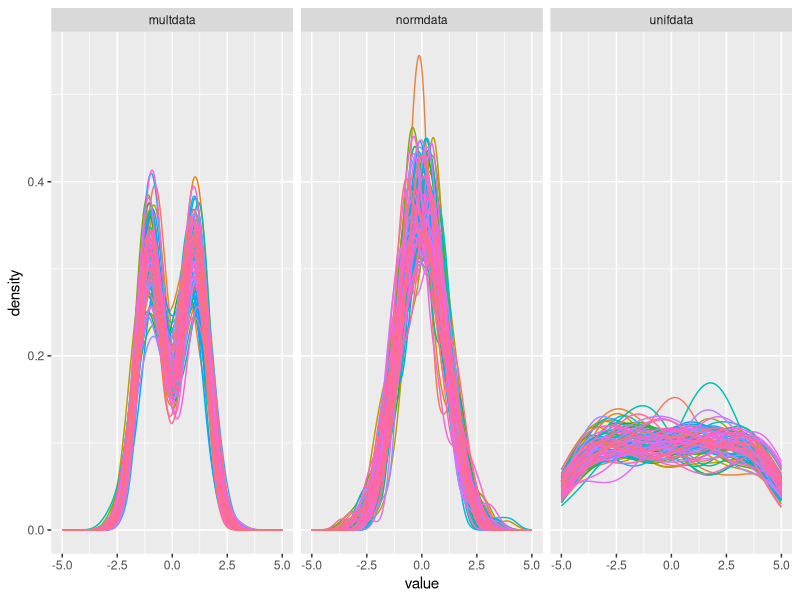
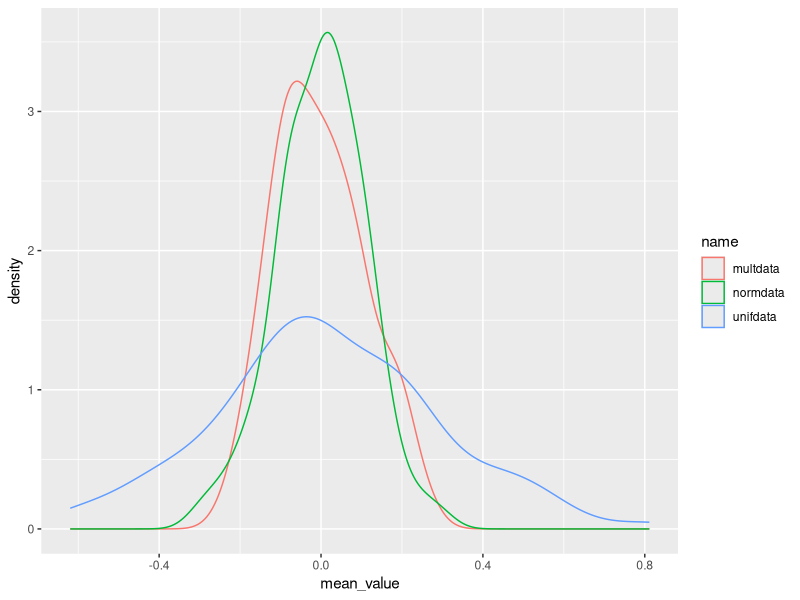

Write the R code that produced these figures, in order.
## ---- chunk 1

knitr::opts_chunk$set(echo = TRUE, warning = FALSE)
# could instead be set to (for example): 
# knitr::opts_chunk$set(echo = FALSE, error=FALSE, warning=FALSE)
# which will suppress the code and all errors or warnings.

# Don't put anything you want included in the output file here (the include option set to false)

# We can indicate which libraries we wish to use here, which makes running code in place (without knitting) a bit more convenient.
library(tidyverse)
# For the few times we add other libraries, e.g. car, it is generally a good idea to add them here.
## ---- chunk 2
resdata <- readxl::read_excel("./data/distributions.xlsx")
## ---- chunk 3
str(resdata)

retyped_resdata <- resdata |>
  mutate(n2 = as_factor(n2),
         n5 = as_factor(n5),
         n10 = as_factor(n10),
         n25 = as_factor(n25),
         n100 = as_factor(n100),
         normdata = parse_number(normdata),
         unifdata = parse_number(unifdata),
         multdata = parse_number(multdata))
## ---- chunk 4
long_data <- pivot_longer(retyped_resdata, cols = c(normdata, unifdata, multdata))
## ---- chunk 5
long_data |> ggplot(aes(value, color=n100)) +
  geom_density(show.legend = FALSE) +
  facet_wrap(vars(name))
## ---- chunk 6
summarized_data <- long_data |> 
  group_by(n100, name) |>
  summarize(mean_value = mean(value), sd_value = sd(value))  




## ---- chunk 7
summarized_data |>
  ggplot(aes(mean_value, color = name)) +
  geom_density()
## ---- chunk 8
## looking at the norm data get the std
mean_loss_data <- long_data |> 
  filter(name == "normdata") |>
  mutate(.by = n2,
         mean_n2 = mean(value),
         loss_n2 = (value - mean_n2)^2)
